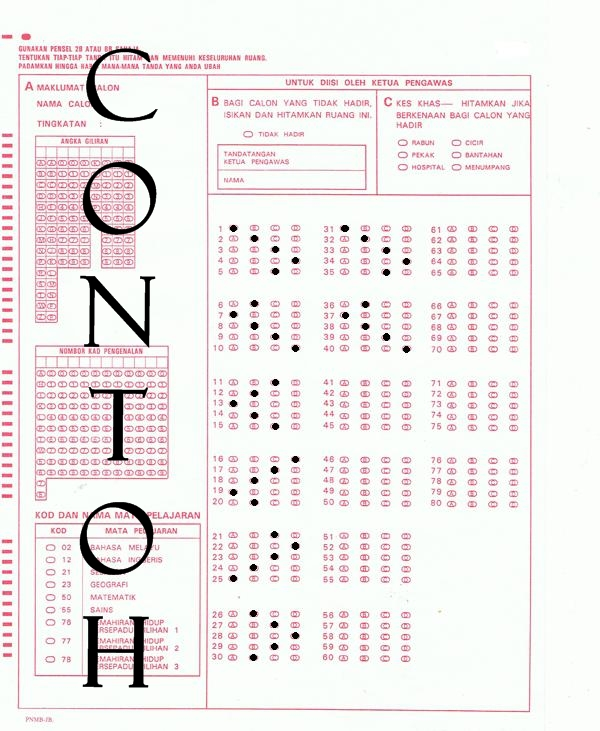
#> input picture a.jpg, 600 x 731 px
$ jupyter execute detect-schema-grid.ipynb
#> lines starting #> are read from the running program, lines starting #| are printed output that depends on the picture; after the words box and inside, x2 and y2 are one past the last pixel; in counts of white or black regions, pixels touching at a corner belong together
[cell 1]
import numpy as np
import cv2
import matplotlib.pyplot as plt

[cell 2]
image = cv2.imread('a.jpg')
#> image is the input picture: shape (731, 600, 3); mean B, G, R 235.3, 235.8, 240.2
image2 = image.copy()

plt.figure(figsize = (10, 10))
plt.subplot(1, 2, 1)
plt.imshow(cv2.cvtColor(image, cv2.COLOR_BGR2RGB))
plt.subplot(1, 2, 2)
plt.imshow(cv2.cvtColor(image, cv2.COLOR_BGR2GRAY),cmap='gray')
plt.show()
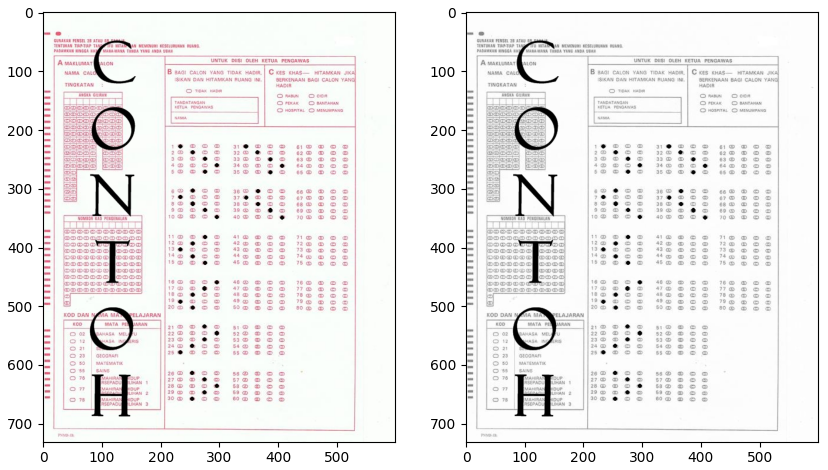
#> figure drawn by matplotlib, 2 panels

[cell 3]
def grayscale(img):
    return cv2.cvtColor(img, cv2.COLOR_BGR2GRAY)

def canny(img, low_threshold, high_threshold):
    return cv2.Canny(img, low_threshold, high_threshold)

def gaussian_blur(img, kernel_size):
    return cv2.GaussianBlur(img, (kernel_size, kernel_size), 0)

[cell 4]
plt.figure(figsize = (15, 10))
plt.subplot(2, 2, 1)
plt.imshow(canny(image, 50, 150))
#> in canny, `return cv2.Canny(img, low_threshold, high_threshold)`:
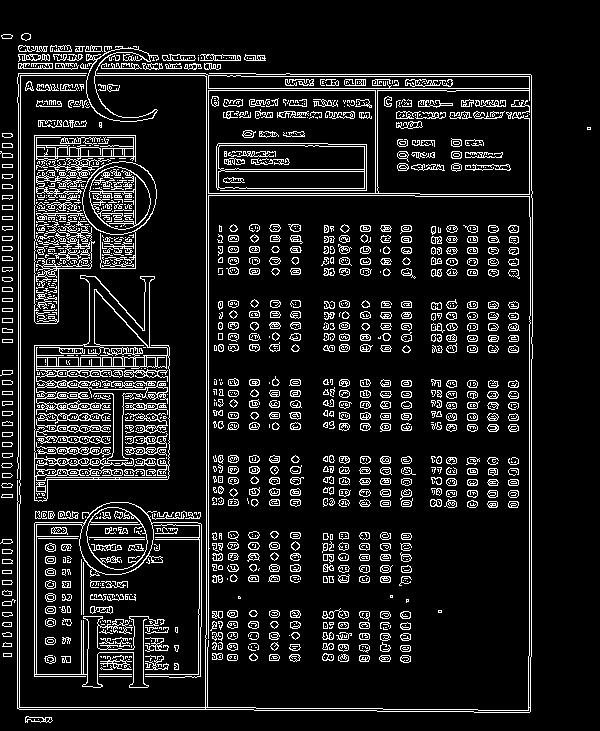
#> returned value: shape (731, 600); 11.4% white in thin lines or dots
plt.title('canny edge detection')

plt.subplot(2, 2, 2)
plt.imshow(gaussian_blur(canny(image, 50, 150),5))
plt.title('canny edge detection + gaussian blur, k = 5')

plt.subplot(2, 2, 3)
plt.imshow(gaussian_blur(canny(image, 50, 150),7))
plt.title('canny edge detection + gaussian blur, k = 7')

plt.subplot(2, 2, 4)
plt.imshow(gaussian_blur(canny(image, 50, 150),15))
#> call 3 of gaussian_blur, with kernel_size = 15
#> in gaussian_blur (call 3), `return cv2.GaussianBlur(img, (kernel_size, kernel_size), 0)`:
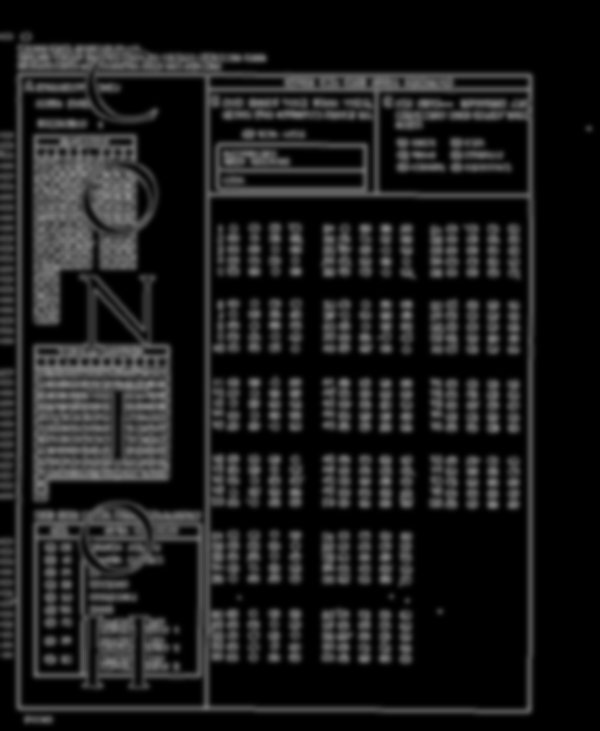
#> returned value: shape (731, 600); min 0, max 136, mean 29.1
plt.title('canny edge detection + gaussian blur, k = 15')
plt.show()

[cell 5]
plt.figure(figsize=(8,10))
plt.imshow(gaussian_blur(canny(image, 50, 100),5))
#> in canny (call 5), `return cv2.Canny(img, low_threshold, high_threshold)`: returned value: shape (731, 600); 11.4% white in thin lines or dots
plt.show()

[cell 6]
rows, cols   = image.shape[:2]
#> rows = 731; cols = 600
bottom_left  = [int(cols*0.38), int(rows*0.95)]
#> bottom_left = [228, 694]
top_left     = [int(cols*0.38), int(rows*0.3)]
#> top_left = [228, 219]
bottom_right = [int(cols*0.87), int(rows*0.95)]
#> bottom_right = [522, 694]
top_right    = [int(cols*0.87), int(rows*0.3)]
#> top_right = [522, 219]
gaussian_5 = gaussian_blur(canny(image, 50, 150),5)
copied = np.copy(gaussian_5)
cv2.line(copied, tuple(bottom_left), tuple(bottom_right), (255,0,0), 2)
cv2.line(copied, tuple(bottom_left), tuple(top_left), (255,0,0), 2)
cv2.line(copied, tuple(top_left), tuple(top_right), (255,0,0), 2)
cv2.line(copied, tuple(top_right), tuple(bottom_right), (255,0,0), 2)
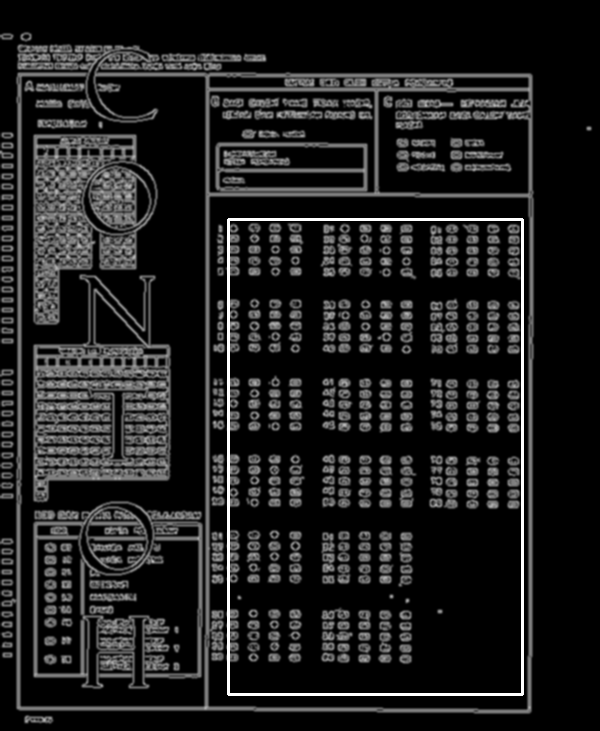
#> copied: shape (731, 600); min 0, max 255, mean 31.7
plt.figure(figsize=(8,10))
plt.imshow(copied)
plt.show()

[cell 7]
def region_of_interest(img, vertices):
    mask = np.zeros_like(img)
    if len(img.shape) > 2:
        channel_count = img.shape[2]
        ignore_mask_color = (255,) * channel_count
    else:
        ignore_mask_color = 255

    cv2.fillPoly(mask, vertices, ignore_mask_color)
    masked_image = cv2.bitwise_and(img, mask)
    return masked_image
plt.figure(figsize=(8,10))
copied = np.copy(gaussian_5)
vertices = np.array([[bottom_left, top_left, top_right, bottom_right]], dtype=np.int32)
#> vertices = [[228, 694], [228, 219], [522, 219], [522, 694]]
interested = region_of_interest(copied, vertices)
#> in region_of_interest, `cv2.fillPoly(mask, vertices, ignore_mask_color)`:
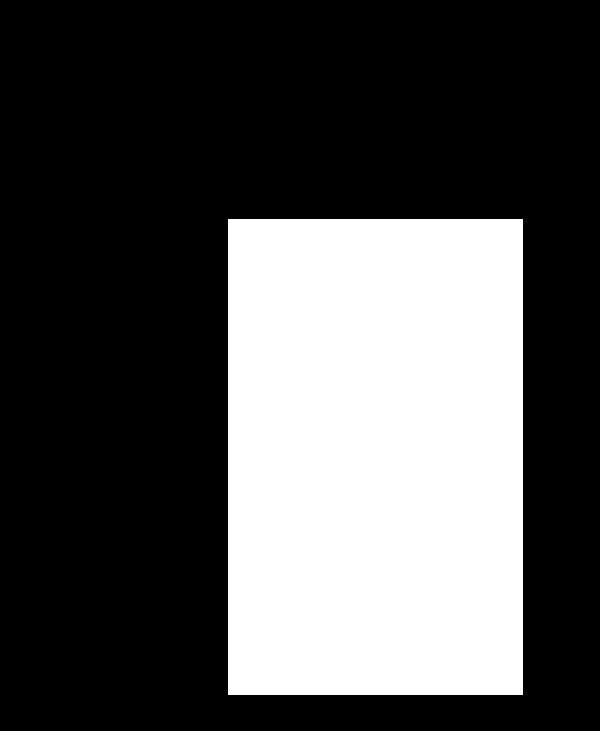
#> mask: shape (731, 600); 32% white; 1 white region, box (x1, y1, x2, y2) and area: (228, 219, 523, 695) 140420
#> in region_of_interest, `masked_image = cv2.bitwise_and(img, mask)`:
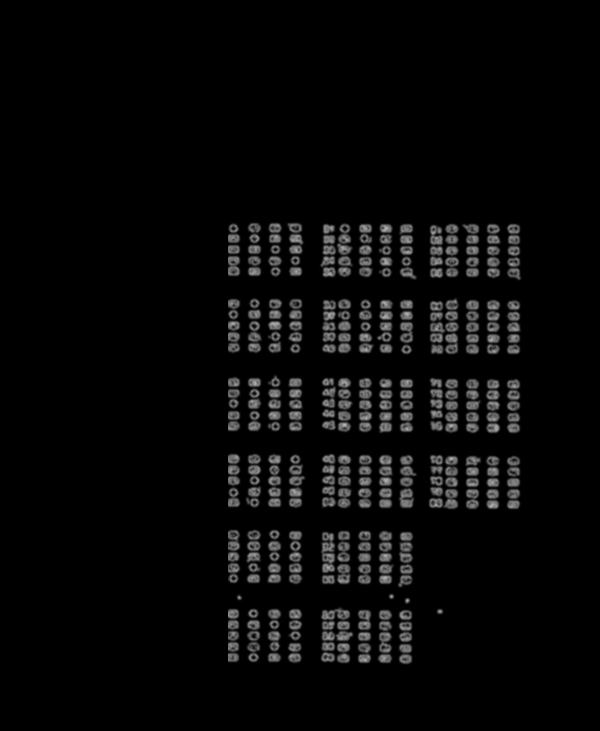
#> masked_image: shape (731, 600); min 0, max 183, mean 8.6
plt.imshow(interested)
plt.show()

[cell 8]
def draw_lines(img, lines, color = [255, 0, 0], thickness = 2):
    for line in lines:
        for x1,y1,x2,y2 in line:
            cv2.line(img, (x1, y1), (x2, y2), color, thickness)

def hough_lines(img, rho, theta, threshold, min_line_len, max_line_gap):
    lines = cv2.HoughLinesP(img, rho, theta, threshold, np.array([]), minLineLength = min_line_len, maxLineGap = max_line_gap)
    line_img = np.zeros(img.shape, dtype=np.uint8)
    draw_lines(line_img, lines)
    return lines, line_img

[cell 9]
rho = 1
theta = np.pi / 360
threshold = 10
min_line_length = 30
max_line_gap = 8
lines,image_lines = hough_lines(interested, rho, theta,threshold,min_line_length,max_line_gap)
#> in hough_lines, `lines = cv2.HoughLinesP(img, rho, theta, threshold, np.array([]), minL..`: lines = 933 rows, first 6: [401, 432, 404, 378], [333, 532, 333, 584], [328, 584, 330, 532], [382, 663, 383, 609], [379, 311, 393, 347], [344, 508, 348, 454]
#> the loop in draw_lines, `for line in lines:` made 933 passes
#> after the loop in draw_lines, `for line in lines:`:
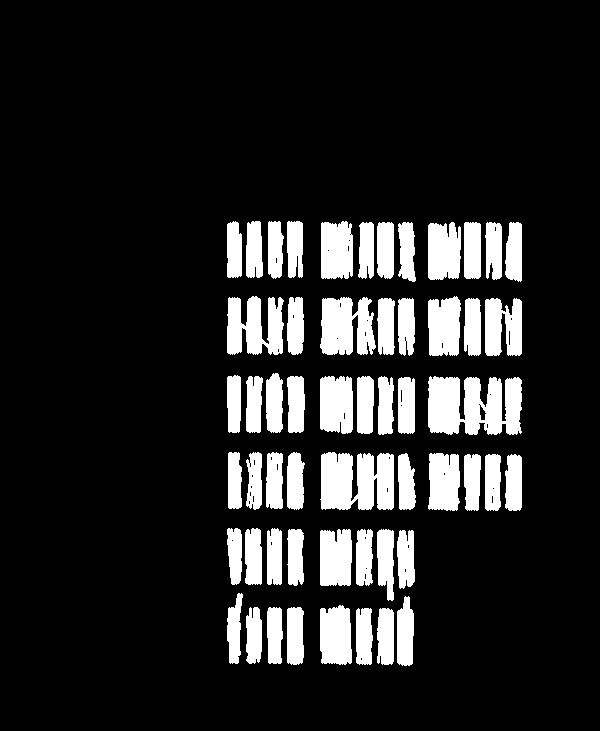
#> img: shape (731, 600); 14.5% white; 55 white regions, largest, box (x1, y1, x2, y2) and area: (428, 376, 522, 435) 4436, (320, 452, 394, 510) 3619, (320, 297, 376, 355) 2539
plt.figure(figsize=(8,10))
plt.imshow(image_lines)
plt.show()

[cell 10]
Ys, Xs = [], []
for line in lines:
    for x1,y1,x2,y2 in line:
        Ys.append(y1)
        Xs.append(x1)
#> this loop made 933 passes
#> after the loop, Xs = 933 values, max 520 at index 382, min 228 at index 24, mean 363.4; Ys = 933 values, max 664 at index 584, min 222 at index 61, mean 420

[cell 11]
def skipping_after(arr,SKIP,AFTER):
    skips, counts = SKIP, 0
    returns = []
    for i in arr:
        if skips == 0:
            counts = 0
            skips = SKIP
        if counts < AFTER:
            returns.append(i)
        else:
            skips -= 1
        counts += 1
    return returns
def get_intensity(img,x,y):
    x1 = x - 1
    x2 = x + 2
    y1 = y - 1
    y2 = y

    roi = img[x1:x2,y1:y2]
    total = np.sum(roi)
    return total

[cell 12]
min_y, max_y = min(Ys), max(Ys)
#> min_y = 222; max_y = 664

copied = np.copy(image)
cop = np.copy(image)
gray = cv2.cvtColor(image2, cv2.COLOR_BGR2GRAY)
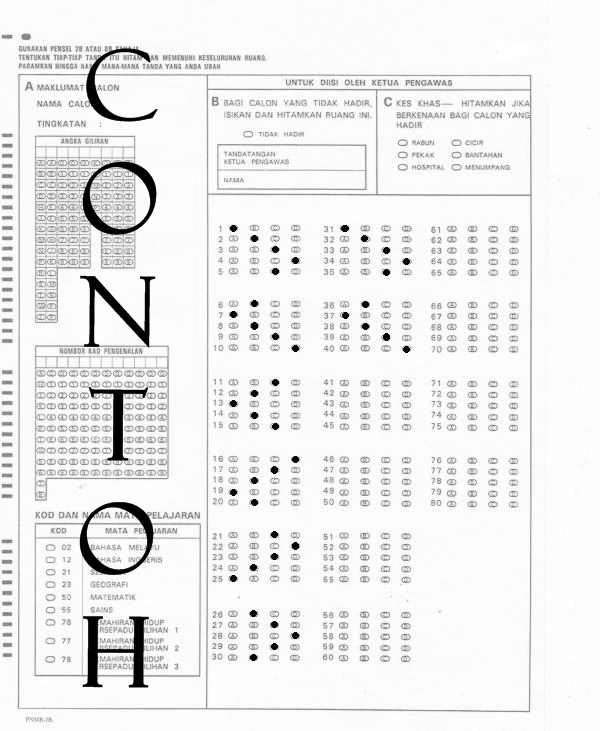
#> gray: shape (731, 600); min 0, max 255, mean 237.1
ret,thresh1 = cv2.threshold(gray,127,255,cv2.THRESH_TOZERO)


lines_y = np.arange(np.unique(Xs)[4],np.unique(Xs)[-1],20)[[0,1,2,3,6,7,8,9,11,12,13,14]]
lines_y[[4,5,6,7]] = lines_y[[4,5,6,7]] - 5
# test line cv2.line(copied, (232, min_y), (232, max_y), (0,0,255), 2)
k = 0
#lines_y ni contained value X-point .. nk create vertical line
newX = lines_y
for i in lines_y:
    if (k==0):
        cv2.line(copied, (i, min_y), (i, max_y), (0,255,0), 2)
    else:
        cv2.line(copied, (i, min_y), (i, max_y), (200,255,0), 2)
    k = k +1
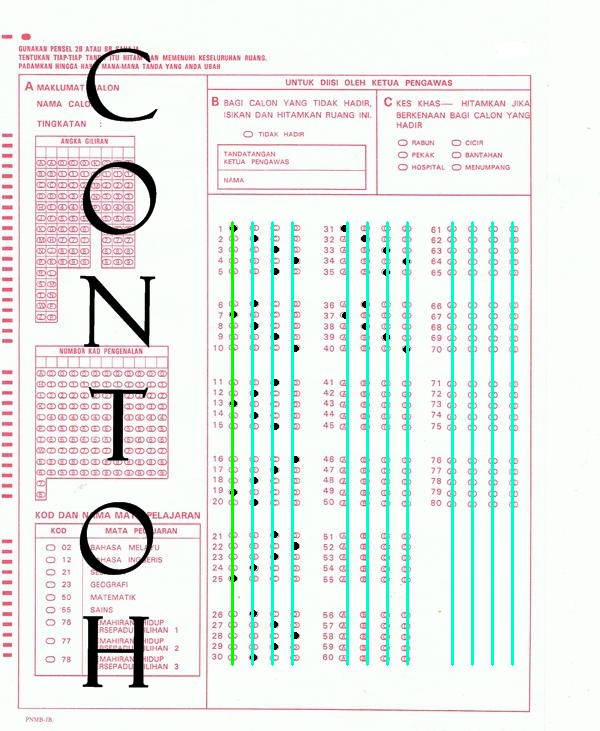
#> copied: shape (731, 600, 3); 3.64% of pixels changed, all inside (x1, y1, x2, y2) = (231, 221, 514, 666)
#> after the loop, k = 12

min_x, max_x = min(Xs), max(Xs)
#> min_x = 228; max_x = 520
l = 0
newY=[]
for i in skipping_after(np.arange(np.unique(Ys)[5],max(Ys),11),2,5):
    newY.append(i)
    cv2.line(copied, (min_x, i), (max_x, i), (255,0,0), 2)
    l = 1 + l
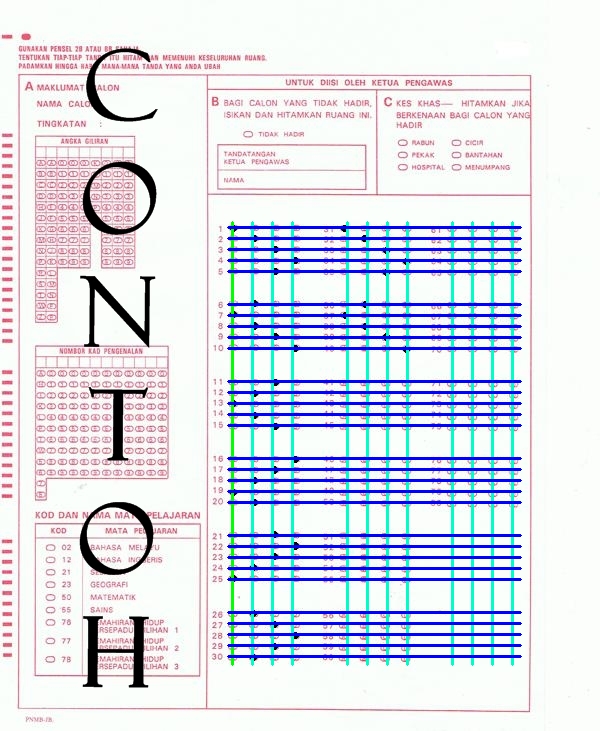
#> copied: shape (731, 600, 3); 6.03% of pixels changed, all inside (x1, y1, x2, y2) = (227, 226, 522, 658)
#> after the loop, l = 30; newY = 30 values from 227 to 656


#232,226 1(A) roi1
#252,226 1(B) roi2
#272,248 3(C) roi3
#292,259 4(D) roi4
#232,270 5(A) roi5
#272,237 2(C) roi6
#
# x1,y1--------
# |           |
# |           |
# --------x2,y2
#
"""roi1 = gray[231:234,225:226]
roi2 = gray[251:254,225:226]
roi3 = gray[271:274,247:248]
roi4 = gray[291:294,258:259]
roi5 = gray[231:234,269:270]
roi6 = gray[271:274,236:237]

print("Print np.sum of rectangle on intercepted line ")
print(roi1)
np_sum = np.sum(roi1)
print("roi 1 np.sum ->", np_sum)

np_sum = np.sum(roi2)
print(roi2)
print("roi 2 np_sum ->", np_sum)

np_sum = np.sum(roi3)
print(roi3)
print("roi 3 np_sum ->", np_sum)

np_sum = np.sum(roi4)
print(roi4)
print("roi 4 np_sum ->", np_sum)

np_sum = np.sum(roi5)
print(roi5)
print("roi 5 np_sum ->", np_sum)

np_sum = np.sum(roi6)
print(roi6)
print("roi 6 np_sum ->", np_sum)

---ni output--
Print np.sum of rectangle on intercepted line
[[255]
 [246]
 [254]]
roi 1 np.sum -> 755
[[241]
 [252]
 [253]]
roi 2 np_sum -> 746
[[251]
 [252]
 [252]]
roi 3 np_sum -> 755
[[253]
 [253]
 [253]]
roi 4 np_sum -> 759
[[237]
 [247]
 [245]]
roi 5 np_sum -> 729
[[245]
 [213]
 [164]]
roi 6 np_sum -> 622

"""
abcd = ["a","b","c","d"]
c = 0
justnumber = []
for i in range(5):
    for u in range(4):
        x = newX[u]
        y = newY[i]

        justnumber.append(get_intensity(thresh1,x,y))
        print(i + 1,"(",abcd[u],")", " ", justnumber[c], ": x ",x," , y ",y)
        c = c + 1
#> after the loop, c = 20; justnumber = [759, 750, 749, 759, 734, 712, 545, 759, 737, 748, 744, 759, 742, 754, 715, 759, 756, 725, 643, 759]


print("\nnewX ",len(newX),"\n" ,newX)
#| newX  12
#|  [232 252 272 292 347 367 387 407 452 472 492 512]
print("\nnewY ",len(newY),"\n" ,newY)
#| newY  30
#|  [227, 238, 249, 260, 271, 304, 315, 326, 337, 348, 381, 392, 403, 414, 425, 458, 469, 480, 491, 502, 535, 546, 557, 568, 579, 612, 623, 634, 645, 656]
plt.figure(figsize=(8,10))
plt.imshow(gray)
plt.figure(figsize=(8,10))
plt.imshow(copied)
plt.show()
